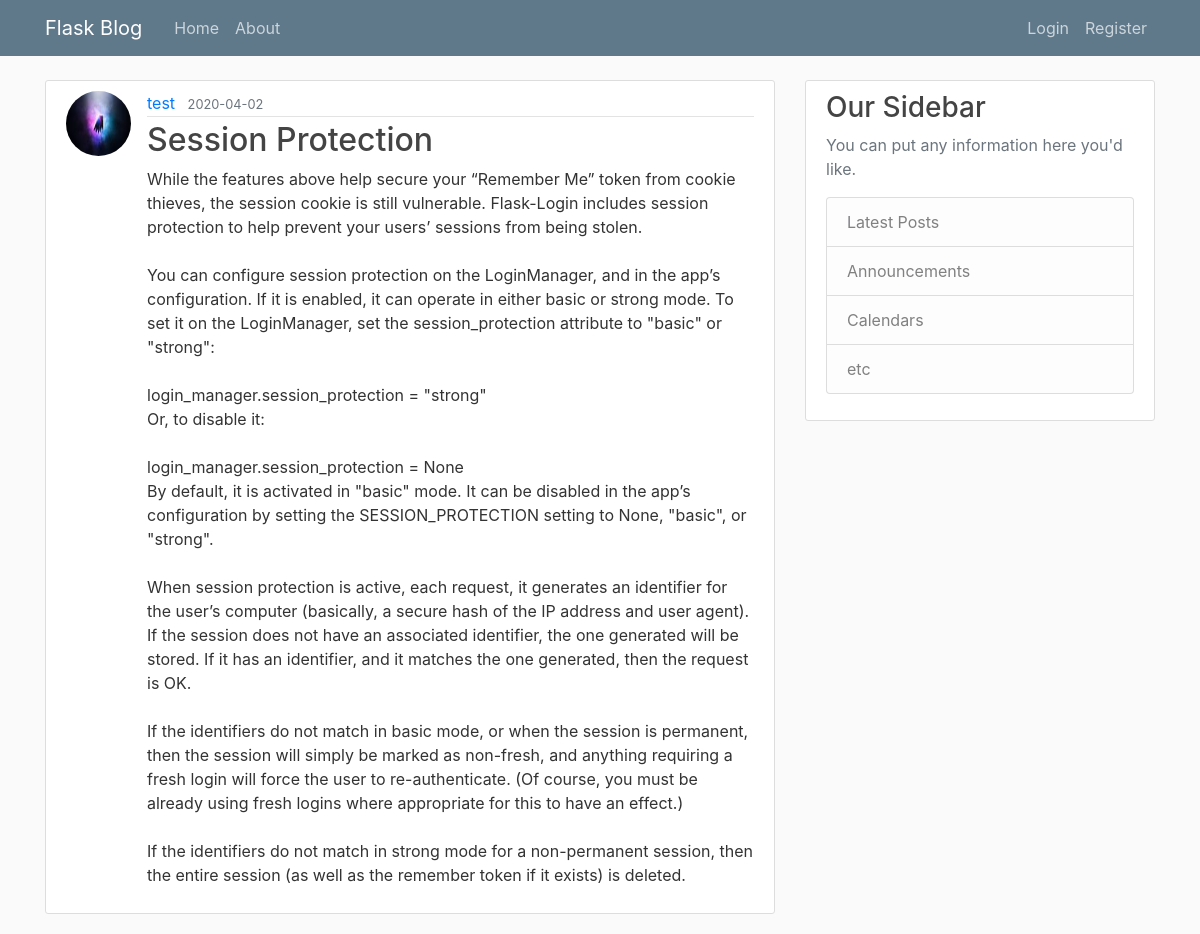
/post/15, run on the app's committed database.
### flaskblog/models.py (models this page shows, shortened)
class User(db.Model, UserMixin):
    id = db.Column(db.Integer, primary_key=True)
    username = db.Column(db.String(20), unique=True, nullable=False)
    email = db.Column(db.String(120), unique=True, nullable=False)
    image_file = db.Column(db.String(20), nullable=False, default='default.jpg')
    password = db.Column(db.String(60),nullable=False)
    posts = db.relationship('Post',backref='author',lazy=True)

class Post(db.Model):
    id = db.Column(db.Integer, primary_key=True)
    title = db.Column(db.String(100), nullable=False)
    date_posted = db.Column(db.DateTime, nullable=False,default=datetime.utcnow)
    content = db.Column(db.Text, nullable=False)
    user_id = db.Column(db.Integer, db.ForeignKey('user.id'),nullable=False)

### flaskblog/routes.py (the view)
@app.route("/post/<int:post_id>")
def post(post_id):
    post = Post.query.get_or_404(post_id)
    return render_template('post.html', title=post.title, post=post)

### flaskblog/templates/post.html (shortened to what this page needs)
{% extends "layout.html" %}
{% block content %}
<article class="media content-section">
    <img class="rounded-circle article-img"
        src="{{ url_for('static', filename='profile_pics/'+post.author.image_file) }}">
    <div class="media-body">
        <div class="article-metadata">
            <a class="mr-2" href="{{ url_for('user_posts', username=post.author.username) }}">{{ post.author.username }}</a>
            <small class="text-muted">{{ post.date_posted.strftime("%Y-%m-%d") }}</small>
        </div>
        <h2 class="article-title">{{ post.title }}</a></h2>
        <p class="article-content">{{ post.content }}</p>
    </div>
</article>
{% endblock content %}

### flaskblog/static/main.css (style rules this page uses)
body { background: #fafafa; color: #333333; margin-top: 5rem; }
h1, h2, h3, h4, h5, h6 { color: #444444; }
.content-section { background: #ffffff; padding: 10px 20px; border: 1px solid #dddddd; border-radius: 3px; margin-bottom: 20px; }
.article-title { color: #444444; }
.article-content { white-space: pre-line; }
.article-img { height: 65px; width: 65px; margin-right: 16px; }
.article-metadata { padding-bottom: 1px; margin-bottom: 4px; border-bottom: 1px solid #e3e3e3 }

### data on the page
User: image_file (picture), author.username "test"
Post: date_posted "2020-04-02", title "Session Protection", content "While the features above help secure your “Remember Me” token from cookie thieves, the session cookie is still vulnerable. Flask-Login includes session protection to help prevent your users’ sessions from being stolen. You can configure session protection on the LoginManager, and in the app’s configuration. If it is enabled, it can operate in either basic or strong mode. To set it on the LoginManager, set the session_protection attribute to \"basic\" or \"strong\": login_manager.session_protection = \"strong\" Or, to disable it: login_manager.session_protection = None By default, it is activated in \"basic\" mode. It can be disabled in the app’s configuration by setting the SESSION_PROTECTION…"
